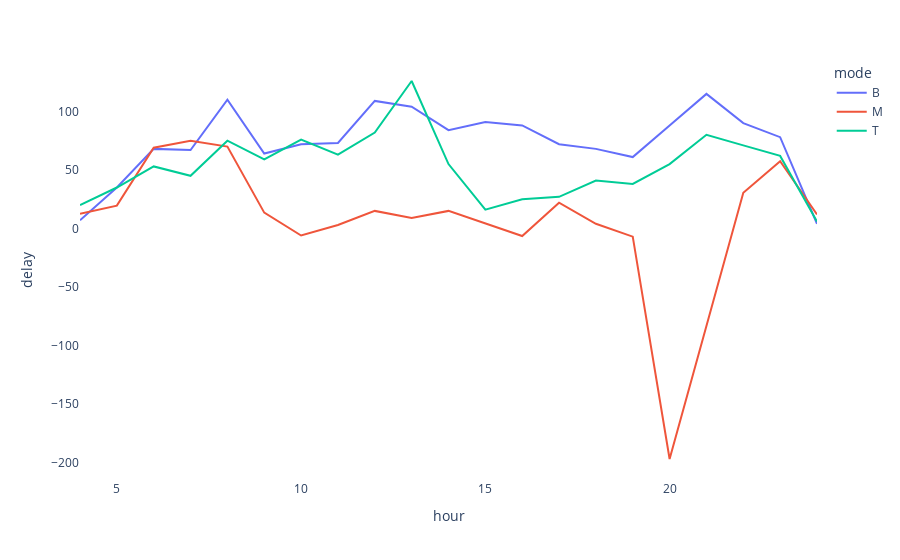

Notebook code for this chart:
### Code cell
t = data[["hour", "mode", "delay"]].groupby(["hour", "mode"], as_index=False).median()
t = t[t.hour <= 24]

fig = px.line(t, x="hour", y="delay", color='mode').update_layout({
    'plot_bgcolor': 'rgba(0,0,0,0)',
    'paper_bgcolor': 'rgba(0,0,0,0)'
})
fig.show()

### Figure 1 — Plotly figure (JSON) as saved in the notebook; plotly's stock layout.template omitted (floating-point values rounded to 4 significant figures)
{"data": [{"hovertemplate": "mode=B<br>hour=%{x}<br>delay=%{y}<extra></extra>", "legendgroup": "B", "line": {"color": "#636efa", "dash": "solid"}, "marker": {"symbol": "circle"}, "mode": "lines", "name": "B", "orientation": "v", "showlegend": true, "type": "scatter", "x": [4, 5, 6, 7, 8, 9, 10, 11, 12, 13, 14, 15, 16, 17, 18, 19, 20, 21, 22, 23, 24], "xaxis": "x", "y": [7, 35, 68, 67, 110, 64, 72, 73, 109, 104, 84, 91, 88, 72, 68, 61, 88, 115, 90, 78, 4], "yaxis": "y"}, {"hovertemplate": "mode=M<br>hour=%{x}<br>delay=%{y}<extra></extra>", "legendgroup": "M", "line": {"color": "#EF553B", "dash": "solid"}, "marker": {"symbol": "circle"}, "mode": "lines", "name": "M", "orientation": "v", "showlegend": true, "type": "scatter", "x": [4, 5, 6, 7, 8, 9, 10, 11, 12, 13, 14, 15, 16, 17, 18, 19, 20, 22, 23, 24], "xaxis": "x", "y": [12.5, 19.5, 69, 75, 70, 13.5, -6, 3, 15, 9, 15, 4, -6.5, 22, 4, -7, -197, 30.5, 57.5, 12], "yaxis": "y"}, {"hovertemplate": "mode=T<br>hour=%{x}<br>delay=%{y}<extra></extra>", "legendgroup": "T", "line": {"color": "#00cc96", "dash": "solid"}, "marker": {"symbol": "circle"}, "mode": "lines", "name": "T", "orientation": "v", "showlegend": true, "type": "scatter", "x": [4, 5, 6, 7, 8, 9, 10, 11, 12, 13, 14, 15, 16, 17, 18, 19, 20, 21, 22, 23, 24], "xaxis": "x", "y": [20, 35, 53, 45, 75, 59, 76, 63, 82, 126, 55, 16, 25, 27, 41, 38, 55, 80, 71, 62, 6], "yaxis": "y"}], "layout": {"legend": {"title": {"text": "mode"}, "tracegroupgap": 0}, "margin": {"t": 60}, "paper_bgcolor": "rgba(0,0,0,0)", "plot_bgcolor": "rgba(0,0,0,0)", "xaxis": {"anchor": "y", "domain": [0, 1], "title": {"text": "hour"}}, "yaxis": {"anchor": "x", "domain": [0, 1], "title": {"text": "delay"}}}}
